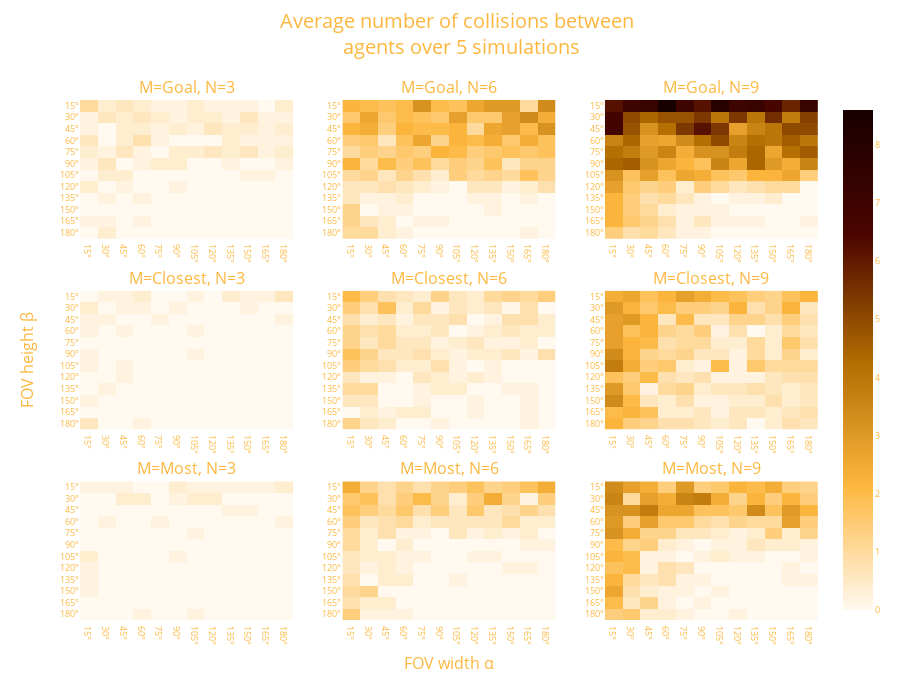

Here is the notebook cell this chart was saved with:
### Code cell
import plotly.graph_objects as go
from plotly.subplots import make_subplots

fig = make_subplots(3,3, x_title="FOV width α", y_title="FOV height β",
                    vertical_spacing = 0.1,
                    subplot_titles=[ "M=Goal, N=3",
                                     "M=Goal, N=6",
                                     "M=Goal, N=9",
                                     "M=Closest, N=3",
                                     "M=Closest, N=6",
                                     "M=Closest, N=9",
                                     "M=Most, N=3",
                                     "M=Most, N=6",
                                     "M=Most, N=9"])

trace = go.Heatmap(x=x, y=y, z=z_goal3, coloraxis = "coloraxis")
fig.add_trace(trace, row=1, col=1)
trace = go.Heatmap(x=x, y=y, z=z_goal6, coloraxis = "coloraxis")
fig.add_trace(trace, row=1, col=2)
trace = go.Heatmap(x=x, y=y, z=z_goal9, coloraxis = "coloraxis")
fig.add_trace(trace, row=1, col=3)
trace = go.Heatmap(x=x, y=y, z=z_closest3, coloraxis = "coloraxis")
fig.add_trace(trace, row=2, col=1)
trace = go.Heatmap(x=x, y=y, z=z_closest6, coloraxis = "coloraxis")
fig.add_trace(trace, row=2, col=2)
trace = go.Heatmap(x=x, y=y, z=z_closest9, coloraxis = "coloraxis")
fig.add_trace(trace, row=2, col=3)
trace = go.Heatmap(x=x, y=y, z=z_most3, coloraxis = "coloraxis")
fig.add_trace(trace, row=3, col=1)
trace = go.Heatmap(x=x, y=y, z=z_most6, coloraxis = "coloraxis")
fig.add_trace(trace, row=3, col=2)
trace = go.Heatmap(x=x, y=y, z=z_most9, coloraxis = "coloraxis")
fig.add_trace(trace, row=3, col=3)

fig.update_layout(coloraxis = {'colorscale':["#fff9f0", "#fdb73e", "#B16B00", "#4B0500", "#180000"]})

fig.update_layout({
    'paper_bgcolor': 'rgba(0, 0, 0, 0)',
    'plot_bgcolor': 'rgba(50, 50, 0, 0.02)'
})

fig.update_layout(
    font_color="#fdb73e",
    font_size=9,
    height=700,
    width=630
)

fig.update_layout(
    title={
        'text': "Average number of collisions between <br> agents over 5 simulations",
        'y':0.96,
        'x':0.51,
        'font_size': 20})

fig.update_traces(
    hovertemplate="FOV width α: %{x}<br>FOV height β: %{y}<br>Average collisions: %{z}<extra></extra>"
)

fig.show()

fig.write_html("results.html")

### Figure 1 — Plotly figure (JSON) as saved in the notebook; plotly's stock layout.template omitted (floating-point values rounded to 4 significant figures; data arrays with more than 128 entries replaced by an {"elided": "..."} marker saying what was removed)
{"data": [{"coloraxis": "coloraxis", "hovertemplate": "FOV width α: %{x}<br>FOV height β: %{y}<br>Average collisions: %{z}<extra></extra>", "type": "heatmap", "x": ["15°", "30°", "45°", "60°", "75°", "90°", "105°", "120°", "135°", "150°", "165°", "180°"], "xaxis": "x", "y": ["180°", "165°", "150°", "135°", "120°", "105°", "90°", "75°", "60°", "45°", "30°", "15°"], "yaxis": "y", "z": {"elided": "12x12 float values"}}, {"coloraxis": "coloraxis", "hovertemplate": "FOV width α: %{x}<br>FOV height β: %{y}<br>Average collisions: %{z}<extra></extra>", "type": "heatmap", "x": ["15°", "30°", "45°", "60°", "75°", "90°", "105°", "120°", "135°", "150°", "165°", "180°"], "xaxis": "x2", "y": ["180°", "165°", "150°", "135°", "120°", "105°", "90°", "75°", "60°", "45°", "30°", "15°"], "yaxis": "y2", "z": {"elided": "12x12 float values"}}, {"coloraxis": "coloraxis", "hovertemplate": "FOV width α: %{x}<br>FOV height β: %{y}<br>Average collisions: %{z}<extra></extra>", "type": "heatmap", "x": ["15°", "30°", "45°", "60°", "75°", "90°", "105°", "120°", "135°", "150°", "165°", "180°"], "xaxis": "x3", "y": ["180°", "165°", "150°", "135°", "120°", "105°", "90°", "75°", "60°", "45°", "30°", "15°"], "yaxis": "y3", "z": {"elided": "12 rows, 145 float values in total"}}, {"coloraxis": "coloraxis", "hovertemplate": "FOV width α: %{x}<br>FOV height β: %{y}<br>Average collisions: %{z}<extra></extra>", "type": "heatmap", "x": ["15°", "30°", "45°", "60°", "75°", "90°", "105°", "120°", "135°", "150°", "165°", "180°"], "xaxis": "x4", "y": ["180°", "165°", "150°", "135°", "120°", "105°", "90°", "75°", "60°", "45°", "30°", "15°"], "yaxis": "y4", "z": {"elided": "12x12 float values"}}, {"coloraxis": "coloraxis", "hovertemplate": "FOV width α: %{x}<br>FOV height β: %{y}<br>Average collisions: %{z}<extra></extra>", "type": "heatmap", "x": ["15°", "30°", "45°", "60°", "75°", "90°", "105°", "120°", "135°", "150°", "165°", "180°"], "xaxis": "x5", "y": ["180°", "165°", "150°", "135°", "120°", "105°", "90°", "75°", "60°", "45°", "30°", "15°"], "yaxis": "y5", "z": {"elided": "12x12 float values"}}, {"coloraxis": "coloraxis", "hovertemplate": "FOV width α: %{x}<br>FOV height β: %{y}<br>Average collisions: %{z}<extra></extra>", "type": "heatmap", "x": ["15°", "30°", "45°", "60°", "75°", "90°", "105°", "120°", "135°", "150°", "165°", "180°"], "xaxis": "x6", "y": ["180°", "165°", "150°", "135°", "120°", "105°", "90°", "75°", "60°", "45°", "30°", "15°"], "yaxis": "y6", "z": {"elided": "12x12 float values"}}, {"coloraxis": "coloraxis", "hovertemplate": "FOV width α: %{x}<br>FOV height β: %{y}<br>Average collisions: %{z}<extra></extra>", "type": "heatmap", "x": ["15°", "30°", "45°", "60°", "75°", "90°", "105°", "120°", "135°", "150°", "165°", "180°"], "xaxis": "x7", "y": ["180°", "165°", "150°", "135°", "120°", "105°", "90°", "75°", "60°", "45°", "30°", "15°"], "yaxis": "y7", "z": {"elided": "12x12 float values"}}, {"coloraxis": "coloraxis", "hovertemplate": "FOV width α: %{x}<br>FOV height β: %{y}<br>Average collisions: %{z}<extra></extra>", "type": "heatmap", "x": ["15°", "30°", "45°", "60°", "75°", "90°", "105°", "120°", "135°", "150°", "165°", "180°"], "xaxis": "x8", "y": ["180°", "165°", "150°", "135°", "120°", "105°", "90°", "75°", "60°", "45°", "30°", "15°"], "yaxis": "y8", "z": {"elided": "12x12 float values"}}, {"coloraxis": "coloraxis", "hovertemplate": "FOV width α: %{x}<br>FOV height β: %{y}<br>Average collisions: %{z}<extra></extra>", "type": "heatmap", "x": ["15°", "30°", "45°", "60°", "75°", "90°", "105°", "120°", "135°", "150°", "165°", "180°"], "xaxis": "x9", "y": ["180°", "165°", "150°", "135°", "120°", "105°", "90°", "75°", "60°", "45°", "30°", "15°"], "yaxis": "y9", "z": {"elided": "12x12 float values"}}], "layout": {"annotations": [{"font": {"size": 16}, "showarrow": false, "text": "M=Goal, N=3", "x": 0.1444, "xanchor": "center", "xref": "paper", "y": 1, "yanchor": "bottom", "yref": "paper"}, {"font": {"size": 16}, "showarrow": false, "text": "M=Goal, N=6", "x": 0.5, "xanchor": "center", "xref": "paper", "y": 1, "yanchor": "bottom", "yref": "paper"}, {"font": {"size": 16}, "showarrow": false, "text": "M=Goal, N=9", "x": 0.8556, "xanchor": "center", "xref": "paper", "y": 1, "yanchor": "bottom", "yref": "paper"}, {"font": {"size": 16}, "showarrow": false, "text": "M=Closest, N=3", "x": 0.1444, "xanchor": "center", "xref": "paper", "y": 0.6333, "yanchor": "bottom", "yref": "paper"}, {"font": {"size": 16}, "showarrow": false, "text": "M=Closest, N=6", "x": 0.5, "xanchor": "center", "xref": "paper", "y": 0.6333, "yanchor": "bottom", "yref": "paper"}, {"font": {"size": 16}, "showarrow": false, "text": "M=Closest, N=9", "x": 0.8556, "xanchor": "center", "xref": "paper", "y": 0.6333, "yanchor": "bottom", "yref": "paper"}, {"font": {"size": 16}, "showarrow": false, "text": "M=Most, N=3", "x": 0.1444, "xanchor": "center", "xref": "paper", "y": 0.2667, "yanchor": "bottom", "yref": "paper"}, {"font": {"size": 16}, "showarrow": false, "text": "M=Most, N=6", "x": 0.5, "xanchor": "center", "xref": "paper", "y": 0.2667, "yanchor": "bottom", "yref": "paper"}, {"font": {"size": 16}, "showarrow": false, "text": "M=Most, N=9", "x": 0.8556, "xanchor": "center", "xref": "paper", "y": 0.2667, "yanchor": "bottom", "yref": "paper"}, {"font": {"size": 16}, "showarrow": false, "text": "FOV width α", "x": 0.5, "xanchor": "center", "xref": "paper", "y": 0, "yanchor": "top", "yref": "paper", "yshift": -30}, {"font": {"size": 16}, "showarrow": false, "text": "FOV height β", "textangle": -90, "x": 0, "xanchor": "right", "xref": "paper", "xshift": -40, "y": 0.5, "yanchor": "middle", "yref": "paper"}], "coloraxis": {"colorscale": [[0, "#fff9f0"], [0.25, "#fdb73e"], [0.5, "#B16B00"], [0.75, "#4B0500"], [1, "#180000"]]}, "font": {"color": "#fdb73e", "size": 9}, "height": 700, "paper_bgcolor": "rgba(0, 0, 0, 0)", "plot_bgcolor": "rgba(50, 50, 0, 0.02)", "title": {"font": {"size": 20}, "text": "Average number of collisions between <br> agents over 5 simulations", "x": 0.51, "y": 0.96}, "xaxis": {"anchor": "y", "domain": [0, 0.2889]}, "xaxis2": {"anchor": "y2", "domain": [0.3556, 0.6444]}, "xaxis3": {"anchor": "y3", "domain": [0.7111, 1]}, "xaxis4": {"anchor": "y4", "domain": [0, 0.2889]}, "xaxis5": {"anchor": "y5", "domain": [0.3556, 0.6444]}, "xaxis6": {"anchor": "y6", "domain": [0.7111, 1]}, "xaxis7": {"anchor": "y7", "domain": [0, 0.2889]}, "xaxis8": {"anchor": "y8", "domain": [0.3556, 0.6444]}, "xaxis9": {"anchor": "y9", "domain": [0.7111, 1]}, "yaxis": {"anchor": "x", "domain": [0.7333, 1]}, "yaxis2": {"anchor": "x2", "domain": [0.7333, 1]}, "yaxis3": {"anchor": "x3", "domain": [0.7333, 1]}, "yaxis4": {"anchor": "x4", "domain": [0.3667, 0.6333]}, "yaxis5": {"anchor": "x5", "domain": [0.3667, 0.6333]}, "yaxis6": {"anchor": "x6", "domain": [0.3667, 0.6333]}, "yaxis7": {"anchor": "x7", "domain": [0, 0.2667]}, "yaxis8": {"anchor": "x8", "domain": [0, 0.2667]}, "yaxis9": {"anchor": "x9", "domain": [0, 0.2667]}}}
